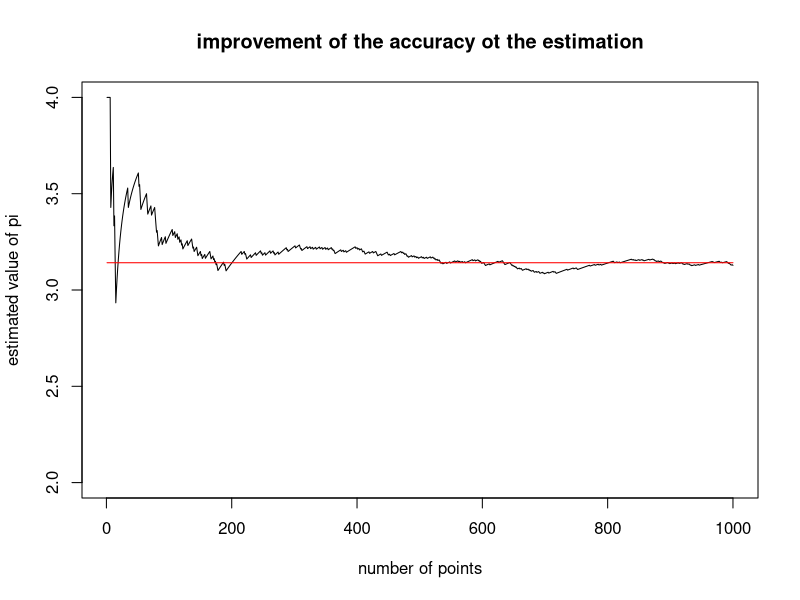

Reproduce this figure in R.
simulation = function(long){
  c = rep(0,long)
  numberIn = 0
  for(i in 1:long){
    x = runif(2,-1,1)
    if(sqrt(x[1]*x[1] + x[2]*x[2]) <= 1){
      numberIn = numberIn + 1
    }
    prop = numberIn / i
    piHat = prop *4
    c[i] = piHat
  }
  return(c)
}

size = 1000
res = simulation(size)
ini = 1
plot(res[ini:size], type = "l", main = "improvement of the accuracy ot the estimation", xlab = "number of points", ylab = "estimated value of pi", ylim = c(2, 4))
lines(rep(pi, size)[ini:size], col = "red")
